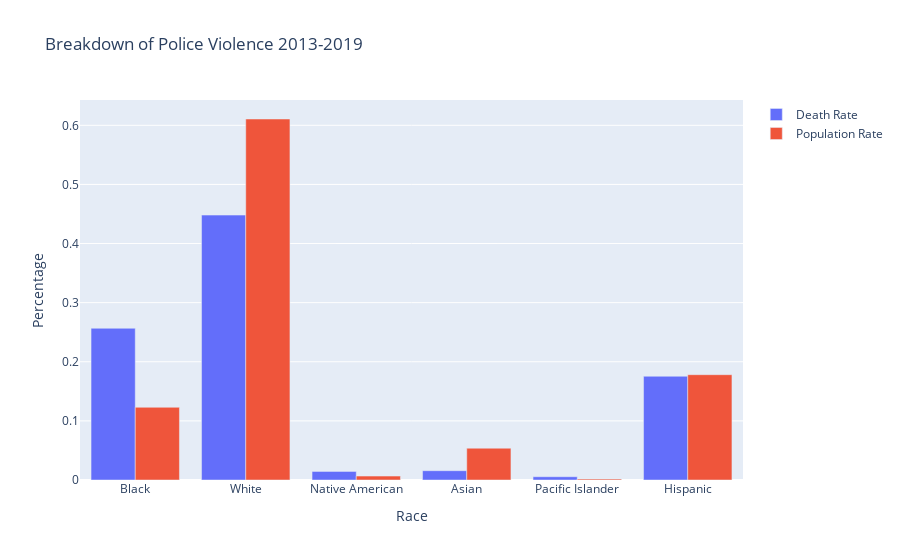

Notebook code for this chart:
### Code cell
import plotly.graph_objects as go
df=pd.read_csv('intro_vis.csv')
races=df['Race'].tolist()[:6]
deaths=df['Death Rate'].tolist()[:6]
pop=df['Population Rate'].tolist()[:6]
fig = go.Figure(data=[
    go.Bar(name='Death Rate', x=races, y=deaths),
    go.Bar(name='Population Rate', x=races, y=pop)
])
# Change the bar mode
# fig.update_layout(barmode='group')
fig.update_layout(
    title="Breakdown of Police Violence 2013-2019",
    xaxis_title="Race",
    yaxis_title="Percentage",
#     legend_title="Legend Title",
#     font=dict(
#         family="Courier New, monospace",
#         size=18,
#         color="RebeccaPurple"
#     ),
    barmode='group'
)
fig.show()

### Figure 1 — Plotly figure (JSON) as saved in the notebook; plotly's stock layout.template omitted (floating-point values rounded to 4 significant figures)
{"data": [{"name": "Death Rate", "type": "bar", "x": ["Black", "White", "Native American", "Asian", "Pacific Islander", "Hispanic"], "y": [0.2567, 0.4481, 0.01456, 0.01574, 0.005508, 0.1755]}, {"name": "Population Rate", "type": "bar", "x": ["Black", "White", "Native American", "Asian", "Pacific Islander", "Hispanic"], "y": [0.123, 0.6107, 0.006613, 0.05378, 0.001626, 0.1781]}], "layout": {"barmode": "group", "title": {"text": "Breakdown of Police Violence 2013-2019"}, "xaxis": {"title": {"text": "Race"}}, "yaxis": {"title": {"text": "Percentage"}}}}
